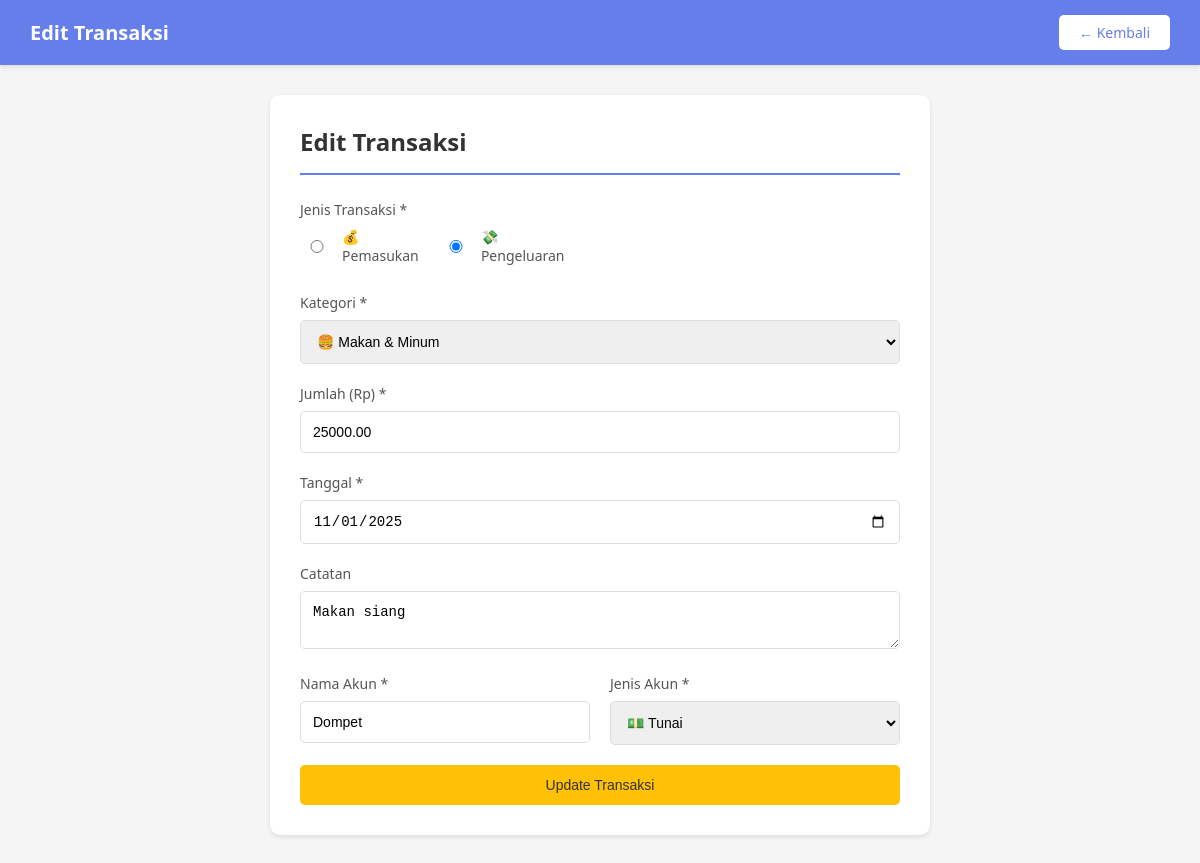
/edit_transaksi.php?id=1 (signed in), run on the app's committed database.
### tables this page shows
CREATE TABLE `transaksi` (
  `id_transaksi` int(11) NOT NULL,
  `id_pengguna` int(11) NOT NULL,
  `id_kategori` int(11) NOT NULL,
  `jumlah` decimal(14,2) NOT NULL,
  `jenis_transaksi` enum('pengeluaran','pemasukan') NOT NULL,
  `tanggal_transaksi` date NOT NULL,
  `catatan` varchar(255) DEFAULT NULL,
  `nama_akun` varchar(80) DEFAULT 'Tunai',
  `jenis_akun` enum('tunai','bank','ewallet') DEFAULT 'tunai',
  `id_target` int(11) DEFAULT NULL,
  `dibuat_pada` timestamp NOT NULL DEFAULT current_timestamp()
);

CREATE TABLE `kategori` (
  `id_kategori` int(11) NOT NULL,
  `nama` varchar(80) NOT NULL,
  `jenis` enum('pengeluaran','pemasukan') NOT NULL DEFAULT 'pengeluaran',
  `warna` varchar(7) DEFAULT '#667eea',
  `ikon` varchar(10) DEFAULT '?',
  `dibuat_pada` timestamp NOT NULL DEFAULT current_timestamp()
);

### edit_transaksi.php (the view, shortened to what this page needs)
<?php
require_once 'config.php';
$user_id = $_SESSION['user_id'];
$id_transaksi = intval($_GET['id']);
$sql_transaksi = "SELECT * FROM transaksi WHERE id_transaksi = $id_transaksi AND id_pengguna = $user_id";
$result = mysqli_query($conn, $sql_transaksi);
$transaksi = mysqli_fetch_assoc($result);
$sql_kategori = "SELECT * FROM kategori ORDER BY jenis, nama";
$kategori = mysqli_query($conn, $sql_kategori);
?>
<!DOCTYPE html>
<html lang="id">
<head>
</head>
<body>
    <div class="navbar">
        <h1>Edit Transaksi</h1>
        <a href="dashboard.php" class="btn-back">← Kembali</a>
    </div>
    <div class="container">
        <div class="form-container">
            <h2>Edit Transaksi</h2>
            <form method="POST" action="">
                <div class="form-group">
                    <label>Jenis Transaksi *</label>
                    <div class="radio-group">
                        <label>
                            <input type="radio" name="jenis_transaksi" value="pemasukan"
                                   <?php echo $transaksi['jenis_transaksi'] == 'pemasukan' ? 'checked' : ''; ?>>
                            💰 Pemasukan
                        </label>
                        <label>
                            <input type="radio" name="jenis_transaksi" value="pengeluaran"
                                   <?php echo $transaksi['jenis_transaksi'] == 'pengeluaran' ? 'checked' : ''; ?>>
                            💸 Pengeluaran
                        </label>
                    </div>
                </div>
                <div class="form-group">
                    <label>Kategori *</label>
                    <select name="id_kategori" required>
                        <?php
                        $current_jenis = '';
                        while ($k = mysqli_fetch_assoc($kategori)):
                            if ($current_jenis !== $k['jenis']) {
                                if ($current_jenis !== '') echo '</optgroup>';
                                echo '<optgroup label="' . ucfirst($k['jenis']) . '">';
                                $current_jenis = $k['jenis'];
                            }
                        ?>
                            <option value="<?php echo $k['id_kategori']; ?>"
                                    <?php echo $transaksi['id_kategori'] == $k['id_kategori'] ? 'selected' : ''; ?>>
                                <?php echo $k['ikon'] . ' ' . $k['nama']; ?>
                            </option>
                        <?php endwhile; ?>
                        </optgroup>
                    </select>
                </div>
                <div class="form-group">
                    <label>Jumlah (Rp) *</label>
                    <input type="number" name="jumlah" required min="0" step="1000"
                           value="<?php echo $transaksi['jumlah']; ?>">
                </div>
                <div class="form-group">
                    <label>Tanggal *</label>
                    <input type="date" name="tanggal_transaksi" required
                           value="<?php echo $transaksi['tanggal_transaksi']; ?>">
                </div>
                <div class="form-group">
                    <label>Catatan</label>
                    <textarea name="catatan" rows="2"><?php echo $transaksi['catatan']; ?></textarea>
                </div>
                <div class="form-row">
                    <div class="form-group">
                        <label>Nama Akun *</label>
                        <input type="text" name="nama_akun" required
                               value="<?php echo $transaksi['nama_akun']; ?>">
                    </div>
                    <div class="form-group">
                        <label>Jenis Akun *</label>
                        <select name="jenis_akun" required>
                            <option value="tunai" <?php echo $transaksi['jenis_akun'] == 'tunai' ? 'selected' : ''; ?>>💵 Tunai</option>
                        </select>
                    </div>
                </div>
                <button type="submit" name="update" class="btn btn-warning">
                    Update Transaksi
                </button>
            </form>
        </div>
    </div>
</body>
</html>

### edit_transaksi.php (style rules this page uses)
* { margin: 0; padding: 0; box-sizing: border-box; }
body { font-family: 'Segoe UI', Tahoma, Geneva, Verdana, sans-serif; background: #f5f5f5; }
.navbar { background: #667eea; color: white; padding: 15px 30px; display: flex; justify-content: space-between; align-items: center; box-shadow: 0 2px 5px rgba(0,0,0,0.1); }
.navbar h1 { font-size: 20px; }
.btn-back { background: white; color: #667eea; padding: 8px 20px; border-radius: 5px; text-decoration: none; font-size: 14px; }
.container { max-width: 700px; margin: 30px auto; padding: 0 20px; }
.form-container { background: white; padding: 30px; border-radius: 10px; box-shadow: 0 2px 5px rgba(0,0,0,0.1); }
h2 { color: #333; margin-bottom: 25px; padding-bottom: 15px; border-bottom: 2px solid #667eea; }
.form-group { margin-bottom: 20px; }
label { display: block; color: #555; margin-bottom: 8px; font-size: 14px; font-weight: 500; }
input, select, textarea { width: 100%; padding: 12px; border: 1px solid #ddd; border-radius: 5px; font-size: 14px; }
.form-row { display: grid; grid-template-columns: 1fr 1fr; gap: 20px; }
.btn { padding: 12px 30px; border-radius: 5px; font-size: 14px; cursor: pointer; border: none; text-decoration: none; display: inline-block; }
.btn-warning { background: #ffc107; color: #333; width: 100%; }
.radio-group { display: flex; gap: 20px; }
.radio-group label { display: flex; align-items: center; gap: 8px; cursor: pointer; }

### data on the page
transaksi: jenis_transaksi "☐ 💰 Pemasukan", jenis_transaksi "☑ 💸 Pengeluaran", id_kategori "🍔 Makan & Minum", jumlah "25000.00", tanggal_transaksi "11/01/2025", catatan "Makan siang", nama_akun "Dompet", jenis_akun "💵 Tunai"
